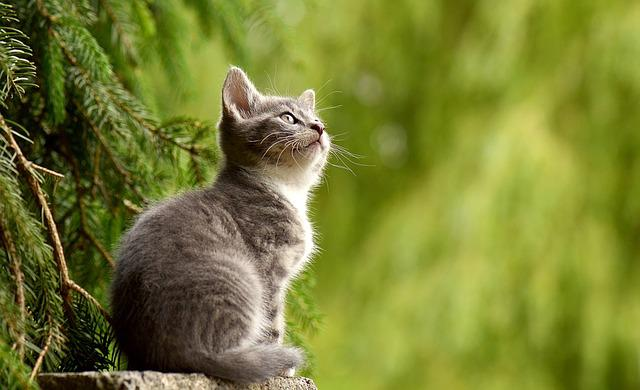
#> input picture PythonImageWorkspace/OpenCV/img.jpg, 640 x 390 px
$ jupyter execute '5. 파일저장.ipynb'
#> lines starting #> are read from the running program, lines starting #| are printed output that depends on the picture
# 5. 파일저장
## 이미지 저장

[cell 1]
import cv2
img = cv2.imread('img.jpg', cv2.IMREAD_GRAYSCALE)
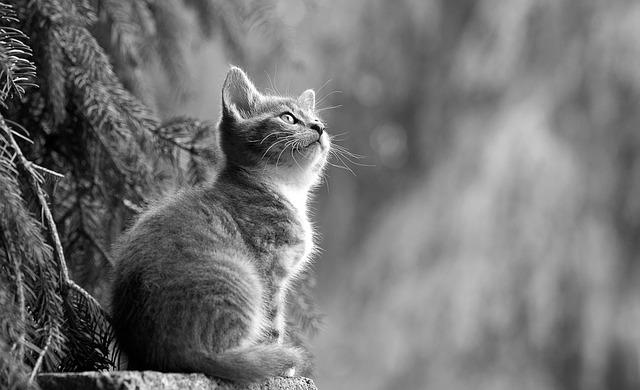
#> img: shape (390, 640); min 0, max 255, mean 115.4
cv2.imshow('img', img)
cv2.waitKey(0)
cv2.destroyAllWindows()

result = cv2.imwrite('img_save.jpg', img)
print(result)
#| True

### 저장 포맷 변경 (png)
확장자만변경하면됨

[cell 2]
import cv2
img = cv2.imread('img.jpg', cv2.IMREAD_GRAYSCALE)
cv2.imshow('img', img)
cv2.waitKey(0)
cv2.destroyAllWindows()

result = cv2.imwrite('img_save.png', img) # png 형태로 저장
print(result)
#| True

## 동영상 저장

[cell 3]
import cv2
cap = cv2.VideoCapture('video.mp4')

#코덱정의
fourcc = cv2.VideoWriter_fourcc(*'DIVX')
width = round(cap.get(cv2.CAP_PROP_FRAME_WIDTH))
height = round(cap.get(cv2.CAP_PROP_FRAME_HEIGHT))
fps = cap.get(cv2.CAP_PROP_FPS)

out = cv2.VideoWriter('output.avi', fourcc, fps, (width, height))
# 저장 파일명 ,코덱, FPS, 크기 (width, height)


while cap.isOpened():
    ret, frame = cap.read()
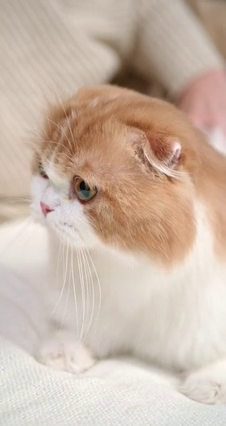
#> input picture frame 60 of PythonImageWorkspace/OpenCV/video.mp4, 226 x 426 px
#> frame is the input picture: shape (426, 226, 3); mean B, G, R 168.7, 183.3, 202.8
    if not ret:
        break

    out.write(frame) #영상데이터만 저장 소리는 안됨
    cv2.imshow('video', frame)
    if cv2.waitKey(1) == ord('q'):
#> (key q is pressed here)
        break

out.release() #자원해제
cap.release()
cv2.destroyAllWindows()
